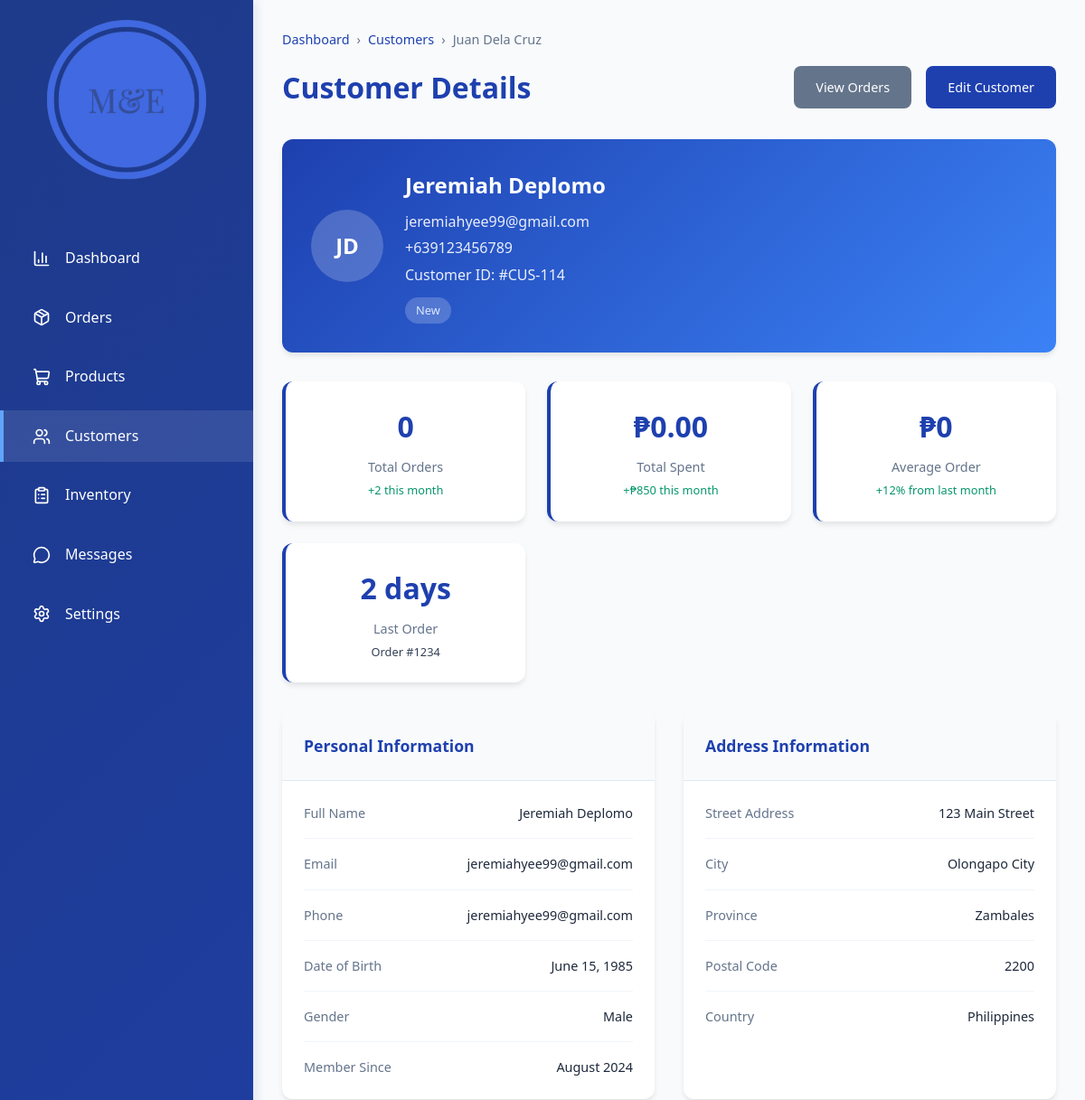
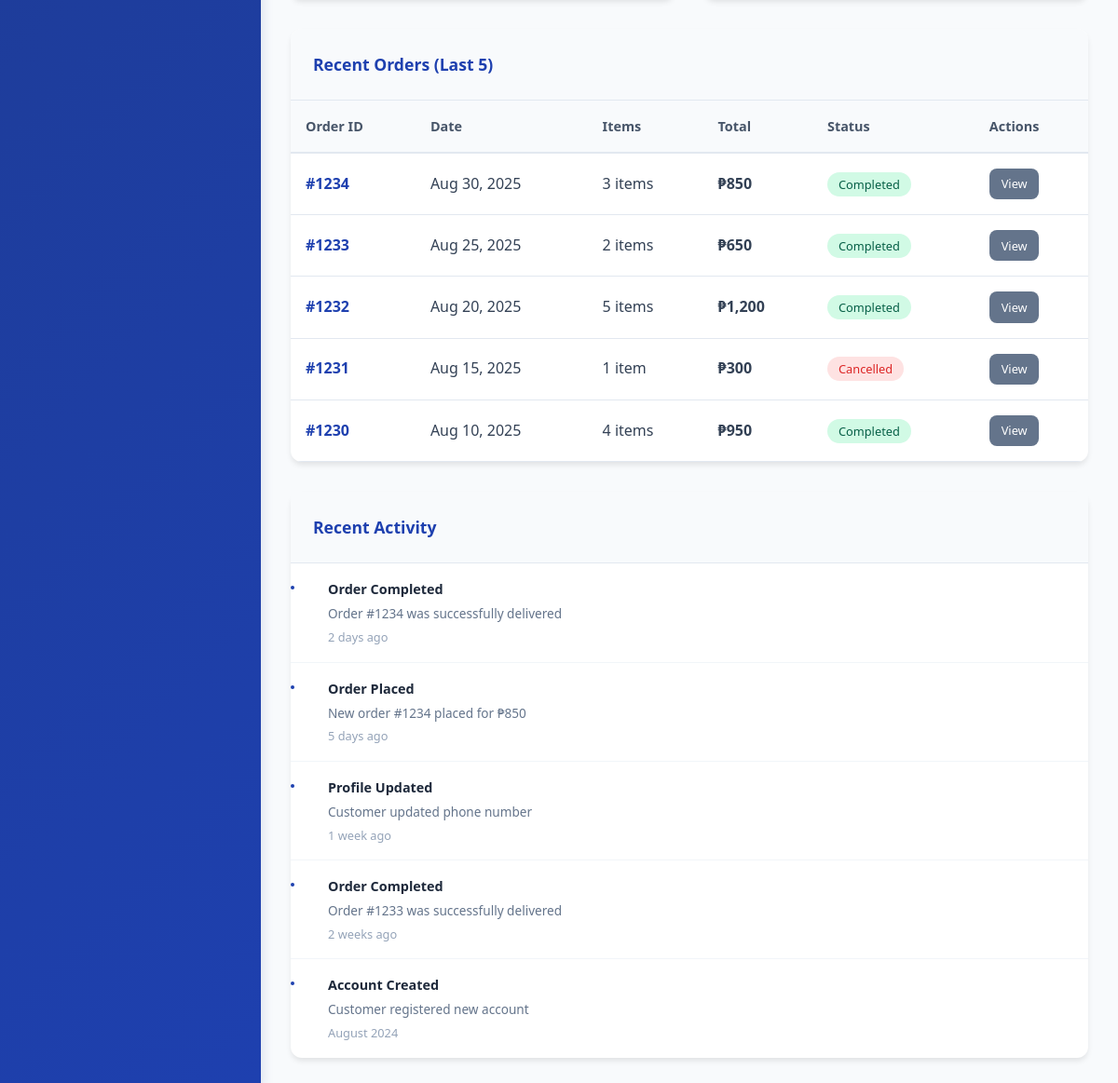
Screenshot of /test-files/user-details.php?id=114 with the database file from the repository (2 pictures, top to bottom).
### tables this page shows
CREATE TABLE `users` (
  `user_id` int(11) NOT NULL,
  `username` varchar(50) DEFAULT NULL,
  `email` varchar(100) NOT NULL,
  `password` varchar(255) DEFAULT NULL,
  `first_name` varchar(50) NOT NULL,
  `middle_name` varchar(50) NOT NULL,
  `last_name` varchar(50) NOT NULL,
  `gender` varchar(20) NOT NULL DEFAULT 'Prefer not to say',
  `date_of_birth` date DEFAULT NULL,
  `is_verified` tinyint(1) NOT NULL DEFAULT 0,
  `contact_number` varchar(15) NOT NULL,
  `address` text NOT NULL,
  `created_at` datetime NOT NULL DEFAULT current_timestamp(),
  `updated_at` timestamp NOT NULL DEFAULT current_timestamp() ON UPDATE current_timestamp(),
  `isActive` tinyint(1) NOT NULL,
  `verification_token` varchar(64) NOT NULL,
  `token_created_at` datetime NOT NULL DEFAULT current_timestamp(),
  `profile_image` varchar(255) DEFAULT NULL,
  `province_id` int(11) DEFAULT NULL,
  `city_id` int(11) DEFAULT NULL,
  `barangay_id` int(11) DEFAULT NULL
);

### test-files/user-details.php (the view, shortened to what this page needs)
  <?php
  $pdo = connect();
  if(isset($_GET['id'])){
    $user_id = $_GET['id'];
    try {
      $sql = " SELECT u.user_id, u.first_name, u.last_name, u.email, u.contact_number,
      COUNT(o.order_id) AS total_orders,
      COALESCE(SUM(o.final_amount), 0) AS total_spent,
      COALESCE(ROUND(AVG(o.final_amount)), 0) AS avg_spent
      FROM users u
      LEFT JOIN orders o ON u.user_id = o.user_id
      WHERE u.user_id = :user_id
      GROUP BY u.user_id,u.first_name, u.last_name, u.email, u.contact_number
      ";
      $stmt = $pdo->prepare($sql);
      $stmt->execute([':user_id' => $user_id]);
      $customers = $stmt->fetch(PDO::FETCH_ASSOC);
    } catch (PDOException $e) {
      echo "Database Error: " . $e->getMessage();
    }
  }
   ?>
<!DOCTYPE html>
<html lang="en">
<head>
</head>
<body>
    <div class="dashboard">
        <nav class="sidebar">
            <div class="logo">
                <img src="../assets/images/logo/ME logo.png" alt="">
            </div>
            <ul class="nav-menu">
                <li class="nav-item">
                    <a href="../index.php" class="nav-link">
                        <i data-lucide="bar-chart-3"></i> Dashboard
                    </a>
                </li>
                <li class="nav-item">
                    <a href="../orders/index.php" class="nav-link">
                        <i data-lucide="package"></i> Orders
                    </a>
                </li>
                <li class="nav-item">
                    <a href="../products/index.php" class="nav-link">
                        <i data-lucide="shopping-cart"></i> Products
                    </a>
                </li>
                <li class="nav-item">
                    <a href="index.php" class="nav-link active">
                        <i data-lucide="users"></i> Customers
                    </a>
                </li>
                <li class="nav-item">
                    <a href="../inventory/index.php" class="nav-link">
                        <i data-lucide="clipboard-list"></i> Inventory
                    </a>
                </li>
                <li class="nav-item">
                    <a href="../requests/index.php" class="nav-link">
                        <i data-lucide="message-circle"></i> Messages
                    </a>
                </li>
                <li class="nav-item">
                    <a href="../settings/index.php" class="nav-link">
                        <i data-lucide="settings"></i> Settings
                    </a>
                </li>
            </ul>
        </nav>
        <main class="main-content">
            <div class="breadcrumb">
                <a href="../index.php">Dashboard</a>
                <span>›</span>
                <a href="./index.php">Customers</a>
                <span>›</span>
                <span>Juan Dela Cruz</span>
            </div>
            <div class="header">
                <h2>Customer Details</h2>
                <div class="header-actions">
                    <a href="user-orders.php?id=1" class="btn btn-secondary">View Orders</a>
                    <a href="edit-user.php?id=1" class="btn btn-primary">Edit Customer</a>
                </div>
            </div>
              <div class="customer-profile">
                  <div class="profile-header">
                      <div class="customer-avatar-large">
                        JD</div>
                      <div class="profile-info">
                          <h3><?=htmlspecialchars($customers['first_name'] . " " . $customers['last_name'])?></h3>
                          <p><?= htmlspecialchars($customers['email']) ?></p>
                          <p><?= htmlspecialchars($customers['contact_number']) ?></p>
                          <p>Customer ID: #CUS-<?= htmlspecialchars($customers['user_id']) ?></p>
                          <?php if ($customers['total_orders'] == 0): ?>
                            <span class="status-badge new">New</span>
                          <?php elseif ($customers['total_orders'] > 0): ?>
                            <span class="status-badge active">Active</span>
                          <?php else: ?>
                            <span class="status-badge inactive">Inactive</span>
                          <?php endif; ?>
                      </div>
                  </div>
              </div>
            <div class="stats-grid">
                <div class="stat-card">
                    <div class="stat-value"><?=htmlspecialchars($customers['total_orders'])?></div>
                    <div class="stat-label">Total Orders</div>
                    <div class="stat-change positive">+2 this month</div>
                </div>
                <div class="stat-card">
                    <div class="stat-value">₱<?=htmlspecialchars($customers['total_spent'])?></div>
                    <div class="stat-label">Total Spent</div>
                    <div class="stat-change positive">+₱850 this month</div>
                </div>
                <div class="stat-card">
                    <div class="stat-value">₱<?=htmlspecialchars($customers['avg_spent'],2)?></div>
                    <div class="stat-label">Average Order</div>
                    <div class="stat-change positive">+12% from last month</div>
                </div>
                <div class="stat-card">
                    <div class="stat-value">2 days</div>
                    <div class="stat-label">Last Order</div>
                    <div class="stat-change">Order #1234</div>
                </div>
            </div>
            <div class="content-grid">
                <div class="info-section">
                    <div class="section-header">
                        <h4>Personal Information</h4>
                    </div>
                    <div class="section-content">
                        <div class="info-row">
                            <span class="info-label">Full Name</span>
                            <span class="info-value"><?=htmlspecialchars($customers['first_name'] . " " . $customers['last_name'])?></span>
                        </div>
                        <div class="info-row">
                            <span class="info-label">Email</span>
                            <span class="info-value"><?= htmlspecialchars($customers['email']) ?></span>
                        </div>
                        <div class="info-row">
                            <span class="info-label">Phone</span>
                            <span class="info-value"><?= htmlspecialchars($customers['email']) ?></span>
                        </div>
                        <div class="info-row">
                            <span class="info-label">Date of Birth</span>
                            <span class="info-value">June 15, 1985</span>
                        </div>
                        <div class="info-row">
                            <span class="info-label">Gender</span>
                            <span class="info-value">Male</span>
                        </div>
                        <div class="info-row">
                            <span class="info-label">Member Since</span>
                            <span class="info-value">August 2024</span>
                        </div>
                    </div>
                </div>
                <div class="info-section">
                    <div class="section-header">
                        <h4>Address Information</h4>
                    </div>
                    <div class="section-content">
                        <div class="info-row">
                            <span class="info-label">Street Address</span>
                            <span class="info-value">123 Main Street</span>
                        </div>
                        <div class="info-row">
                            <span class="info-label">City</span>
                            <span class="info-value">Olongapo City</span>
                        </div>
                        <div class="info-row">
                            <span class="info-label">Province</span>
                            <span class="info-value">Zambales</span>
                        </div>
                        <div class="info-row">
                            <span class="info-label">Postal Code</span>
                            <span class="info-value">2200</span>
                        </div>
                        <div class="info-row">
                            <span class="info-label">Country</span>
                            <span class="info-value">Philippines</span>
                        </div>
                    </div>
                </div>
            </div>
            <div class="recent-orders">
                <div class="section-header">
                    <h4>Recent Orders (Last 5)</h4>
                </div>
                <div class="table-container">
                    <table class="orders-table">
                        <thead>
                            <tr>
                                <th>Order ID</th>
                                <th>Date</th>
                                <th>Items</th>
                                <th>Total</th>
                                <th>Status</th>
                                <th>Actions</th>
                            </tr>
                        </thead>
                        <tbody>
                            <tr>
                                <td><a href="../orders/order-details.php?id=1234" class="order-id">#1234</a></td>
                                <td>Aug 30, 2025</td>
                                <td>3 items</td>
                                <td><strong>₱850</strong></td>
                                <td><span class="order-status completed">Completed</span></td>
                                <td><a href="../orders/order-details.php?id=1234" class="btn btn-secondary" style="font-size: 0.8rem; padding: 0.4rem 0.8rem;">View</a></td>
                            </tr>
                            <tr>
                                <td><a href="../orders/order-details.php?id=1233" class="order-id">#1233</a></td>
                                <td>Aug 25, 2025</td>
                                <td>2 items</td>
                                <td><strong>₱650</strong></td>
                                <td><span class="order-status completed">Completed</span></td>
                                <td><a href="../orders/order-details.php?id=1233" class="btn btn-secondary" style="font-size: 0.8rem; padding: 0.4rem 0.8rem;">View</a></td>
                            </tr>
                            <tr>
                                <td><a href="../orders/order-details.php?id=1232" class="order-id">#1232</a></td>
                                <td>Aug 20, 2025</td>
                                <td>5 items</td>
                                <td><strong>₱1,200</strong></td>
                                <td><span class="order-status completed">Completed</span></td>
                                <td><a href="../orders/order-details.php?id=1232" class="btn btn-secondary" style="font-size: 0.8rem; padding: 0.4rem 0.8rem;">View</a></td>
                            </tr>
                            <tr>
                                <td><a href="../orders/order-details.php?id=1231" class="order-id">#1231</a></td>
                                <td>Aug 15, 2025</td>
                                <td>1 item</td>
                                <td><strong>₱300</strong></td>
                                <td><span class="order-status cancelled">Cancelled</span></td>
                                <td><a href="../orders/order-details.php?id=1231" class="btn btn-secondary" style="font-size: 0.8rem; padding: 0.4rem 0.8rem;">View</a></td>
                            </tr>
                            <tr>
                                <td><a href="../orders/order-details.php?id=1230" class="order-id">#1230</a></td>
                                <td>Aug 10, 2025</td>
                                <td>4 items</td>
                                <td><strong>₱950</strong></td>
                                <td><span class="order-status completed">Completed</span></td>
                                <td><a href="../orders/order-details.php?id=1230" class="btn btn-secondary" style="font-size: 0.8rem; padding: 0.4rem 0.8rem;">View</a></td>
                            </tr>
                        </tbody>
                    </table>
                </div>
            </div>
            <div style="margin-top: 2rem;">
                <div class="activity-timeline">
                    <div class="section-header">
                        <h4>Recent Activity</h4>
                    </div>
                    <div class="timeline-item">
                        <div class="timeline-content">
                            <div class="timeline-title">Order Completed</div>
                            <div class="timeline-desc">Order #1234 was successfully delivered</div>
                            <div class="timeline-time">2 days ago</div>
                        </div>
                    </div>
                    <div class="timeline-item">
                        <div class="timeline-content">
                            <div class="timeline-title">Order Placed</div>
                            <div class="timeline-desc">New order #1234 placed for ₱850</div>
                            <div class="timeline-time">5 days ago</div>
                        </div>
                    </div>
                    <div class="timeline-item">
                        <div class="timeline-content">
                            <div class="timeline-title">Profile Updated</div>
                            <div class="timeline-desc">Customer updated phone number</div>
                            <div class="timeline-time">1 week ago</div>
                        </div>
                    </div>
                    <div class="timeline-item">
                        <div class="timeline-content">
                            <div class="timeline-title">Order Completed</div>
                            <div class="timeline-desc">Order #1233 was successfully delivered</div>
                            <div class="timeline-time">2 weeks ago</div>
                        </div>
                    </div>
                    <div class="timeline-item">
                        <div class="timeline-content">
                            <div class="timeline-title">Account Created</div>
                            <div class="timeline-desc">Customer registered new account</div>
                            <div class="timeline-time">August 2024</div>
                        </div>
                    </div>
                </div>
            </div>
        </main>
    </div>
</body>
</html>

### rows the page displays
users: first_name+last_name "Jeremiah Deplomo", email "jeremiahyee99@gmail.com", contact_number "+639123456789", user_id "114"

### other values shown
$customers['total_orders'] "0"
$customers['total_spent'] "0.00"
$customers['avg_spent'] "0"
